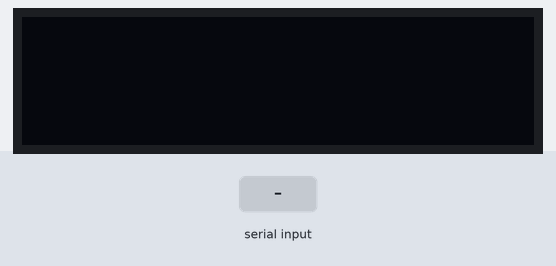
This sketch was run on a simulated Arduino Uno, built with avr-gcc and run on an emulated ATmega328P. Parts: 128×32 one-colour display. The test bench sets the inputs (shaded band). What the sketch prints to the serial monitor is not drawn.

Above: at 1.2 s.
1.3 s: "90,45\n" received over Serial
At 2.4 s:
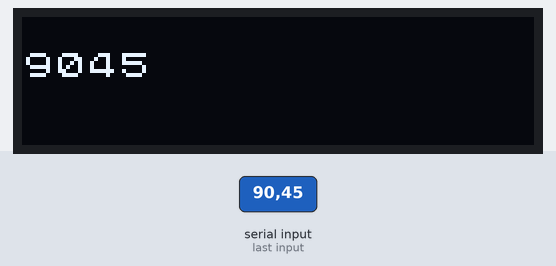
2.8 s: "30,150\n" received over Serial
At 4.5 s:
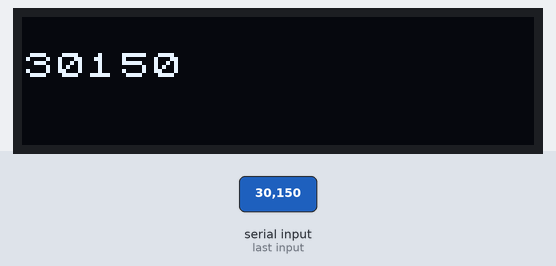
Timing chart, 0 to 6.0 s (numbered marks = the images above; inputs shaded):
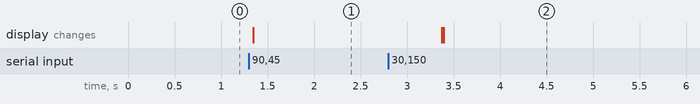

Measured:
- after the input at 1.3 s, the display: changes after 0.05 s (image 1)
- after the input at 2.8 s, the display: first changes after 0.58 s (image 2 shows a later state)

The sketch:

OLED_display.ino
```cpp
#include <Arduino.h>
#include <U8x8lib.h>

#ifdef U8X8_HAVE_HW_SPI
#include <SPI.h>
#endif

// OLED 디스플레이 설정 (사용하는 디스플레이 모델에 맞게 수정 필요)
U8X8_SSD1306_128X32_UNIVISION_HW_I2C u8x8(/* reset=*/ U8X8_PIN_NONE, /* clock=*/ SCL, /* data=*/ SDA);   // I2C 방식

void setup(void) {
  u8x8.begin();
  u8x8.setPowerSave(0);
  Serial.begin(9600);
}

void loop(void) {
  if (Serial.available() > 0) {
    String uga = Serial.readStringUntil('\n');
    String numberString = "";

    for (int i = 0; i < uga.length(); i++) {
      if (isDigit(uga.charAt(i))) {
        numberString += uga.charAt(i);
      }
    }

    u8x8.clearDisplay(); // 디스플레이 클리어

    if (numberString.length() > 0) {
      int num = numberString.toInt();
      Serial.println(num);
      u8x8.setFont(u8x8_font_chroma48medium8_r);
      u8x8.drawString(0, 1, numberString.c_str());  // String을 const char*로 변환하여 출력
    } else {
      Serial.println("No digits found.");
      u8x8.setFont(u8x8_font_chroma48medium8_r);
      u8x8.drawString(0, 1, "No digits");
    }

    delay(2000);

  }
}
```
